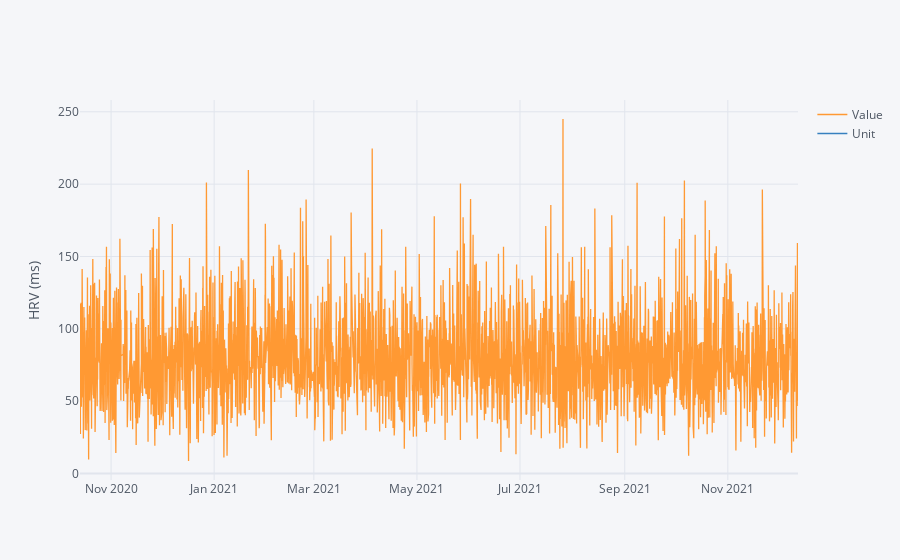

Write notebook code for a chart like this one.
### Markdown cell above
# Heartrate Variability Data

### Code cell
hrv = pd.read_csv('HKQuantityTypeIdentifierHeartRateVariabilitySDNN.csv', parse_dates=True, index_col='Date')
hrv.iplot(yTitle='HRV (ms)')

### Figure 1 — Plotly figure (JSON) as saved in the notebook; plotly's stock layout.template omitted (floating-point values rounded to 4 significant figures; data arrays with more than 128 entries replaced by an {"elided": "..."} marker saying what was removed)
{"data": [{"line": {"color": "rgba(255, 153, 51, 1.0)", "dash": "solid", "shape": "linear", "width": 1.3}, "mode": "lines", "name": "Value", "text": "", "type": "scatter", "x": {"elided": "3448 str values"}, "y": {"elided": "3448 float values"}}, {"line": {"color": "rgba(55, 128, 191, 1.0)", "dash": "solid", "shape": "linear", "width": 1.3}, "mode": "lines", "name": "Unit", "text": "", "type": "scatter", "x": {"elided": "3448 str values"}, "y": {"elided": "3448 str values"}}], "layout": {"legend": {"bgcolor": "#F5F6F9", "font": {"color": "#4D5663"}}, "paper_bgcolor": "#F5F6F9", "plot_bgcolor": "#F5F6F9", "title": {"font": {"color": "#4D5663"}}, "xaxis": {"gridcolor": "#E1E5ED", "showgrid": true, "tickfont": {"color": "#4D5663"}, "title": {"font": {"color": "#4D5663"}, "text": ""}, "zerolinecolor": "#E1E5ED"}, "yaxis": {"gridcolor": "#E1E5ED", "showgrid": true, "tickfont": {"color": "#4D5663"}, "title": {"font": {"color": "#4D5663"}, "text": "HRV (ms)"}, "zerolinecolor": "#E1E5ED"}}}
